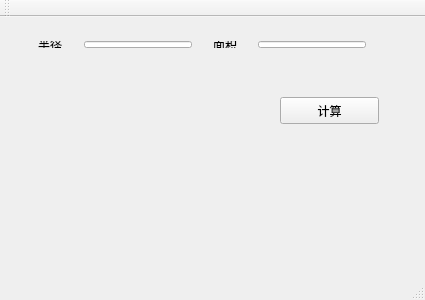
<?xml version="1.0" encoding="UTF-8"?>
<ui version="4.0">
 <class>MainWindow</class>
 <widget class="QMainWindow" name="MainWindow">
  <property name="geometry">
   <rect>
    <x>0</x>
    <y>0</y>
    <width>425</width>
    <height>300</height>
   </rect>
  </property>
  <property name="windowTitle">
   <string>MainWindow</string>
  </property>
  <widget class="QWidget" name="centralWidget">
   <widget class="QPushButton" name="pushButton">
    <property name="geometry">
     <rect>
      <x>280</x>
      <y>80</y>
      <width>99</width>
      <height>27</height>
     </rect>
    </property>
    <property name="text">
     <string>计算</string>
    </property>
   </widget>
   <widget class="QWidget" name="layoutWidget">
    <property name="geometry">
     <rect>
      <x>12</x>
      <y>13</y>
      <width>382</width>
      <height>29</height>
     </rect>
    </property>
    <property name="sizePolicy">
     <sizepolicy hsizetype="Maximum" vsizetype="Maximum">
      <horstretch>0</horstretch>
      <verstretch>0</verstretch>
     </sizepolicy>
    </property>
    <layout class="QHBoxLayout" name="horizontalLayout">
     <item>
      <widget class="QLabel" name="label">
       <property name="sizePolicy">
        <sizepolicy hsizetype="Maximum" vsizetype="Maximum">
         <horstretch>0</horstretch>
         <verstretch>0</verstretch>
        </sizepolicy>
       </property>
       <property name="text">
        <string>半径</string>
       </property>
      </widget>
     </item>
     <item>
      <widget class="QLineEdit" name="lineEdit">
       <property name="sizePolicy">
        <sizepolicy hsizetype="Maximum" vsizetype="Maximum">
         <horstretch>0</horstretch>
         <verstretch>0</verstretch>
        </sizepolicy>
       </property>
      </widget>
     </item>
     <item>
      <widget class="QLabel" name="label_2">
       <property name="sizePolicy">
        <sizepolicy hsizetype="Maximum" vsizetype="Maximum">
         <horstretch>0</horstretch>
         <verstretch>0</verstretch>
        </sizepolicy>
       </property>
       <property name="frameShape">
        <enum>QFrame::NoFrame</enum>
       </property>
       <property name="frameShadow">
        <enum>QFrame::Plain</enum>
       </property>
       <property name="text">
        <string>面积</string>
       </property>
      </widget>
     </item>
     <item>
      <widget class="QLineEdit" name="lineEdit_2">
       <property name="sizePolicy">
        <sizepolicy hsizetype="Maximum" vsizetype="Maximum">
         <horstretch>0</horstretch>
         <verstretch>0</verstretch>
        </sizepolicy>
       </property>
      </widget>
     </item>
    </layout>
   </widget>
  </widget>
  <widget class="QMenuBar" name="menuBar">
   <property name="geometry">
    <rect>
     <x>0</x>
     <y>0</y>
     <width>425</width>
     <height>27</height>
    </rect>
   </property>
  </widget>
  <widget class="QToolBar" name="mainToolBar">
   <attribute name="toolBarArea">
    <enum>TopToolBarArea</enum>
   </attribute>
   <attribute name="toolBarBreak">
    <bool>false</bool>
   </attribute>
  </widget>
  <widget class="QStatusBar" name="statusBar"/>
 </widget>
 <layoutdefault spacing="6" margin="11"/>
 <resources/>
 <connections/>
</ui>
